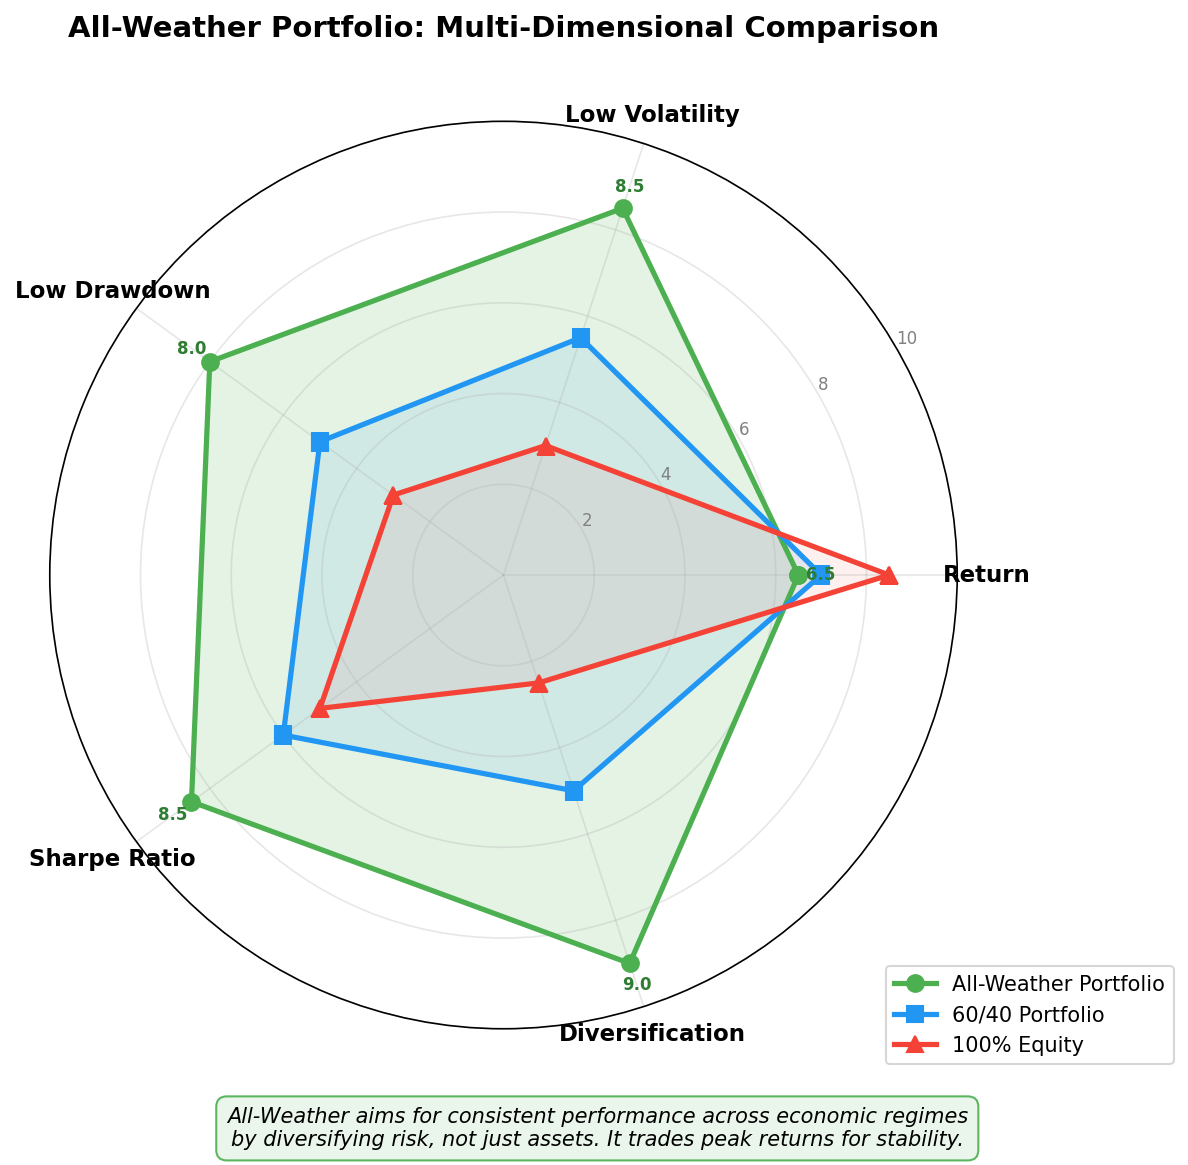

Write Python code to recreate this figure.
"""
Week 52 - All-Weather Portfolio: Radar Chart
==============================================
Radar (spider) chart comparing an All-Weather portfolio against
a traditional 60/40 portfolio across five dimensions:
  - Return
  - Volatility (inverted: lower is better)
  - Max Drawdown (inverted: smaller is better)
  - Sharpe Ratio
  - Diversification
Output: week52_all_weather.png
"""

import matplotlib.pyplot as plt
import numpy as np
import os

# ---------------------------------------------------------------------------
# Portfolio metrics (scored 0-10 scale for radar chart)
# Higher is better for all displayed values
# ---------------------------------------------------------------------------
categories = ["Return", "Low Volatility", "Low Drawdown", "Sharpe Ratio", "Diversification"]
n_cats = len(categories)

# All-Weather Portfolio (e.g., Bridgewater-style risk parity)
all_weather = [6.5, 8.5, 8.0, 8.5, 9.0]

# Traditional 60/40 Portfolio
trad_6040 = [7.0, 5.5, 5.0, 6.0, 5.0]

# 100% Equities (for additional comparison)
all_equity = [8.5, 3.0, 3.0, 5.0, 2.5]

# Close the radar chart (repeat first value)
all_weather += [all_weather[0]]
trad_6040 += [trad_6040[0]]
all_equity += [all_equity[0]]

# Compute angles for each category
angles = np.linspace(0, 2 * np.pi, n_cats, endpoint=False).tolist()
angles += angles[:1]  # close the circle

# ---------------------------------------------------------------------------
# Plot
# ---------------------------------------------------------------------------
fig, ax = plt.subplots(figsize=(8, 8), subplot_kw=dict(polar=True))

# All-Weather
ax.plot(angles, all_weather, "o-", linewidth=2.5, color="#4CAF50", markersize=8,
        label="All-Weather Portfolio")
ax.fill(angles, all_weather, color="#4CAF50", alpha=0.15)

# 60/40
ax.plot(angles, trad_6040, "s-", linewidth=2.5, color="#2196F3", markersize=8,
        label="60/40 Portfolio")
ax.fill(angles, trad_6040, color="#2196F3", alpha=0.1)

# 100% Equity
ax.plot(angles, all_equity, "^-", linewidth=2.5, color="#F44336", markersize=8,
        label="100% Equity")
ax.fill(angles, all_equity, color="#F44336", alpha=0.08)

# Category labels
ax.set_xticks(angles[:-1])
ax.set_xticklabels(categories, fontsize=11, fontweight="bold")

# Y-axis (radial) configuration
ax.set_ylim(0, 10)
ax.set_yticks([2, 4, 6, 8, 10])
ax.set_yticklabels(["2", "4", "6", "8", "10"], fontsize=8, color="gray")
ax.set_rlabel_position(30)

# Grid styling
ax.grid(True, alpha=0.3)

# Title
ax.set_title("All-Weather Portfolio: Multi-Dimensional Comparison\n",
             fontsize=14, fontweight="bold", pad=25)

# Legend
ax.legend(fontsize=10, loc="lower right", bbox_to_anchor=(1.25, -0.05))

# Add score labels next to each data point for All-Weather
for i in range(n_cats):
    angle = angles[i]
    val = all_weather[i]
    ax.text(angle, val + 0.5, f"{val:.1f}", ha="center", va="center",
            fontsize=8, color="#2E7D32", fontweight="bold")

# Insight box
fig.text(0.5, 0.02,
         "All-Weather aims for consistent performance across economic regimes\n"
         "by diversifying risk, not just assets. It trades peak returns for stability.",
         ha="center", fontsize=10, style="italic",
         bbox=dict(boxstyle="round,pad=0.5", facecolor="#E8F5E9",
                   edgecolor="#4CAF50", alpha=0.9))

plt.tight_layout()
plt.subplots_adjust(bottom=0.1)

# Save output
output_path = os.path.join(os.path.dirname(__file__), "week52_all_weather.png")
plt.savefig(output_path, dpi=150, bbox_inches="tight")
plt.close()
print(f"Saved: {output_path}")
